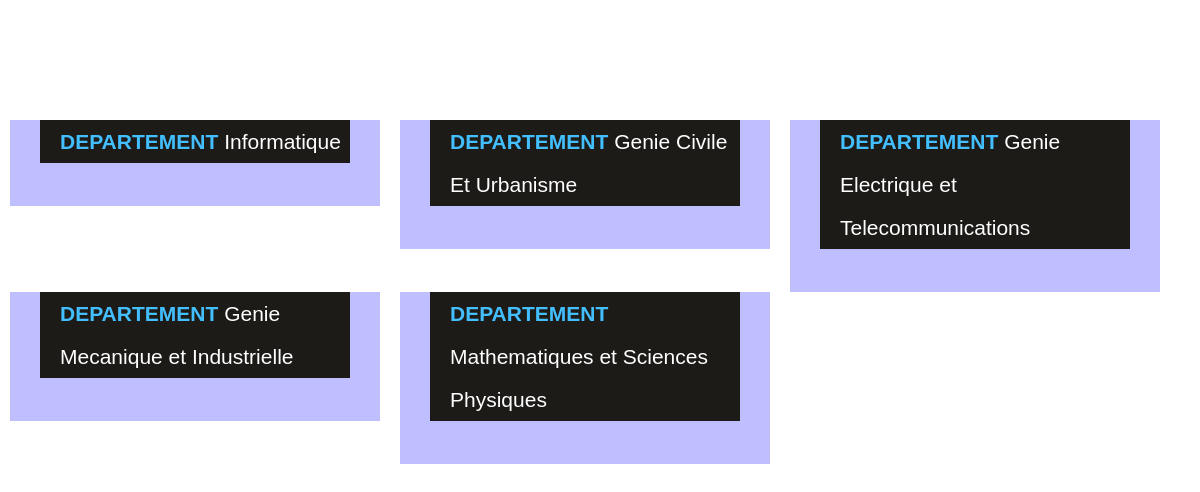
The app's page /choix_departement.php with its own data.
### tables this page shows
CREATE TABLE IF NOT EXISTS `departement` (
  `Departement_ID` int(11) NOT NULL AUTO_INCREMENT COMMENT 'Identifiant De Department',
  `Nom_Departement` varchar(55) NOT NULL COMMENT 'Nom Du Departement',
  `Chef_Department` varchar(33) DEFAULT NULL COMMENT 'Chef De Departement',
  PRIMARY KEY (`Departement_ID`)
);

### choix_departement.php (the view, shortened to what this page needs)
<!DOCTYPE html PUBLIC "-//W3C//DTD XHTML 1.0 Transitional//EN" "http://www.w3.org/TR/xhtml1/DTD/xhtml1-transitional.dtd">
<html xmlns="http://www.w3.org/1999/xhtml">
<head>
<link rel="stylesheet" href="css/reset.css" type="text/css" media="screen">
		<link rel="stylesheet" href="css/style.css" type="text/css" media="screen">
		<link rel="stylesheet" href="css/grid.css" type="text/css" media="screen">
		<link rel="stylesheet" href="css/resp1.css" type="text/css" media="screen">
</head>
<body>
<?php
$c=new Connection('tp_4_web','root','');
$bdd=$c->seConnecter('tp_4_web','root','');
$reponse = $bdd->query('SELECT * FROM departement;');
echo '<div id="presentation" class="wrapper gris">';
while ($donnees = $reponse->fetch())
		{
echo '<article class="grid_4 span" style="background-color: rgba(0, 0, 255, 0.25);
color: black;">
									<div class="indent">
										<span class="title-2 feature-titre"><strong class="bleu"><a href="trombino.php?departement='.$donnees['Nom_Departement'].'" >'."DEPARTEMENT".' </a></strong> '.$donnees['Nom_Departement'].'</span>
										<div class="prev-indent-bot2 wrapper">
											<figure class=" zoom"></figure></a>
										</div></div>
								</article>';
		}
		echo "</div> ";
?>
</body>
</html>

### css/style.css (style rules this page uses)
article, aside, audio, canvas, command, datalist, details, embed, figcaption, figure, footer, header, hgroup, keygen, meter, nav, output, progress, section, source, video { display:block; }
html { width:100%; }
body { font-family:Arial, Helvetica, sans-serif;font-size:100%;color:#808080;background:#f5f5f5;margin:0 auto }
a { color:#43bfff; outline:none; text-decoration:none; }
.wrapper { width: 100%; overflow: hidden; margin-top: 10%; }
.indent { padding:0 30px; }
.title-2 { display:block; padding-left:20px; font-size:21px; line-height:43px; color:#fff; background:#1c1b18; margin-bottom:16px; }
html, body { height:100%; background-color: white; }
.bleu { color:#43BFFF }
.gris { color:red }

### css/grid.css (style rules this page uses)
.grid_1, .grid_2, .grid_3, .grid_4, .grid_5, .grid_6, .grid_7, .grid_8, .grid_9, .grid_10, .grid_11, .grid_12 { display:inline; float: left; position: relative; margin-left: 10px; margin-right: 10px; }

### css/resp1.css (style rules this page uses)
@media (min-width: 1200px) { .grid_4 { width: 370px; } }

### records on screen
departement: Nom_Departement "Informatique"
departement: Nom_Departement "Genie Civile Et Urbanisme"
departement: Nom_Departement "Genie Electrique et Telecommunications"
departement: Nom_Departement "Genie Mecanique et Industrielle"
departement: Nom_Departement "Mathematiques et Sciences Physiques"
